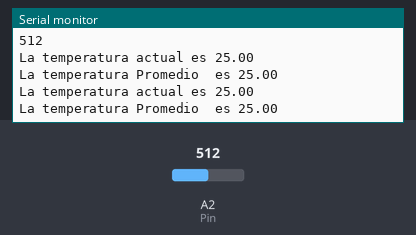
Bench run of a sketch on a simulated Arduino Uno, built with avr-gcc and run on an emulated ATmega328P. Shown: the last lines printed to the serial monitor. The test bench sets the inputs (shaded band); at power-on: A2 (Pin) = 512.

Above: at 1.2 s.
1.3 s: A2 (Pin) set to 716
At 2.5 s:
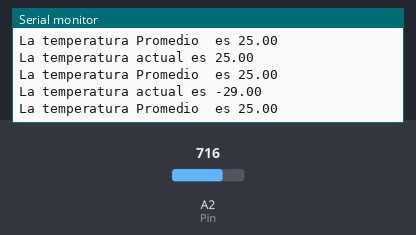
2.8 s: A2 (Pin) set to 900
At 3.4 s:
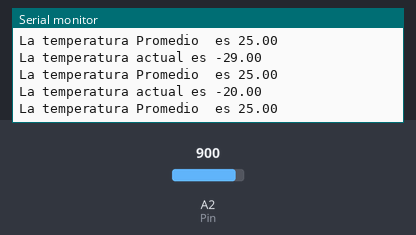
Timing chart, 0 to 5.8 s (numbered marks = the images above; inputs shaded):
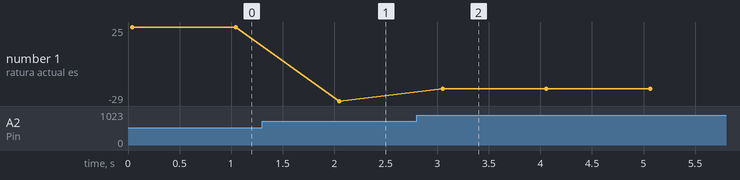

Measured:
- after the input at 1.3 s, the serial monitor: prints a new line after 0.75 s (image 1)
- after the input at 2.8 s, the serial monitor: prints a new line after 0.25 s (image 2)
- plotted number 1: 25 → -29 after the input at 1.3 s, -29 → -20 after the input at 2.8 s

The sketch:

practicatemp.ino
```cpp
float TC[7];// regustro de las temperaturas en el momento
float TCAUX[7];// vvector auxiliar para ordenar las temperaturas
int aux[7];// auxiliar para registrar valores
int valor[100];//vector para registrar todas llas temperaturas del ciclo for
int Pin=A2;//pin en el que esta conectado el sensor
float value= analogRead(Pin);//registro del valor
float aux1;//auxiliar para hacer la media
void setup() {//seteo de variables
  //analogReference(INTERNAL);

  Serial.begin(9600);
}

void loop() {
  int n=100;//el valor de mediciones que hara el for

  aux[0]=analogRead(Pin);
  TC[0]=(aux[0]*50)/1023;
  Serial.print(TC[0]);
    Serial.print("\n");
  aux[1]=analogRead(Pin);
  TC[1]=(aux[1]*50)/1023;
  Serial.print(TC[1]);
    Serial.print("\n");
  aux[2]=analogRead(Pin);
  TC[2]=(aux[2]*50)/1023;
  Serial.print(TC[2]);
    Serial.print("\n");
  aux[3]=analogRead(Pin);
  TC[3]=(aux[3]*50)/1023;
  Serial.print(TC[3]);
    Serial.print("\n");
  aux[4]=analogRead(Pin);
  TC[4]=(aux[4]*50)/1023;
  Serial.print(TC[4]);
    Serial.print("\n");
  aux[5]=analogRead(Pin);
  TC[5]=(aux[5]*50)/1023;
  Serial.print(TC[5]);
    Serial.print("\n");
  TC[6]=0;


  for(int i = 0 ; i < n ; i++)
  {
    if(TC[6]==0)//si el valor de TC[6] es cero hace una primera medicion vacia
    {
      aux[6]=analogRead(Pin);
      Serial.print(aux[6]);
      TC[6]=(aux[6]*50)/1023;
    }

    else//si ya realizo una primer medicion solo registra valores de TC[6] y los recorre
    {
      TC[0]=TC[1];
      TC[1]=TC[2];
      TC[2]=TC[3];
      TC[3]=TC[4];
      TC[4]=TC[5];
      TC[5]=TC[6];
      valor[i]=analogRead(Pin);// guarda el valor de medicion
      TC[6]=(valor[i]*50)/1023;
    }
    TCAUX[0]=TC[0];
    TCAUX[1]=TC[1];
    TCAUX[2]=TC[2];
    TCAUX[3]=TC[3];
    TCAUX[4]=TC[4];
    TCAUX[5]=TC[5];
    TCAUX[6]=TC[6];


   for(int j = 0 ;j<7;j++)//arregla los datos de menor a mayor
      {
        if(TCAUX[j+1]>TCAUX[j]){
          aux1=TCAUX[j];
          TCAUX[j]=TCAUX[j+1];
          TCAUX[j+1]=aux1;
          }
      }
    Serial.print("\n\nLa temperatura actual es ");
    Serial.print(TC[6]);
    Serial.print("\n");
    Serial.print("La temperatura Promedio  es ");
    Serial.print(TCAUX[2]);
    Serial.print("\n\n");

    delay(1000);
    }

   delay(10000);

  }
```
